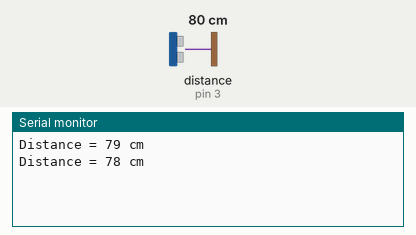
Simulated run of this sketch. Board: Arduino Uno, built with avr-gcc and run on an emulated ATmega328P. Parts: the last lines printed to the serial monitor. Wiring (inferred from the names in the program): ultrasonic range finder: trigger pin 2; echo pin 3. Inputs (shaded band) come from the test bench; at power-on: distance to the obstacle (sensor on pin 3) 80 cm. The echo pulse lasts 58.3 µs per cm; storage starts empty; the audio player accepts every command and is not drawn.

Above: at 6.3 s.
6.4 s: distance to the obstacle (sensor on pin 3) set to 2 cm
At 12.2 s:
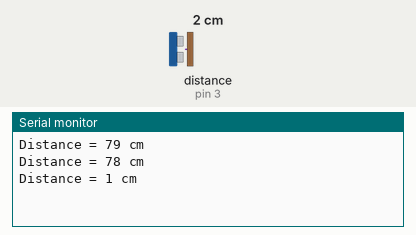
12.5 s: distance to the obstacle (sensor on pin 3) set to 83 cm
At 17.4 s:
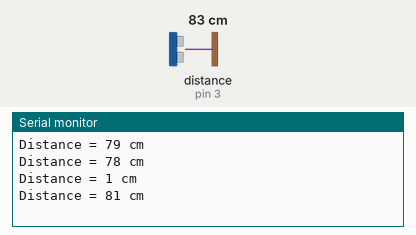
23.5 s: distance to the obstacle (sensor on pin 3) set to 4 cm
At 24.5 s:
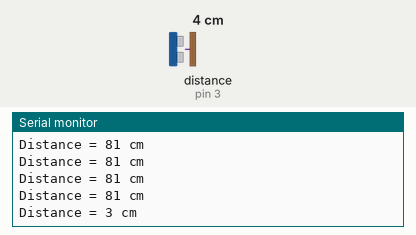
34.5 s: distance to the obstacle (sensor on pin 3) set to 18 cm
At 35.4 s:
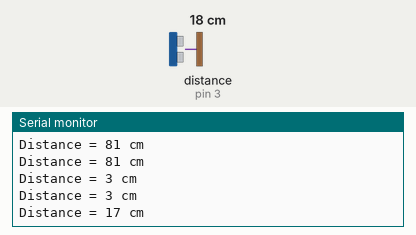
45.5 s: distance to the obstacle (sensor on pin 3) set to 9 cm
At 46.3 s:
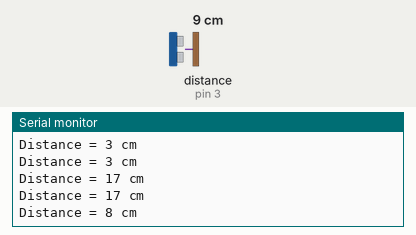
Timing chart, 0 to 48.5 s (numbered marks = the images above; inputs shaded):
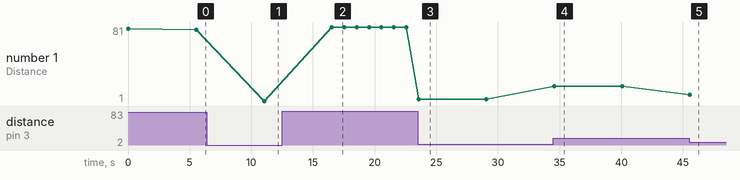

Measured:
- after the input at 6.4 s, the serial monitor: prints a new line after 4.6 s (image 1)
- after the input at 12.5 s, the serial monitor: prints a new line after 4.0 s (image 2)
- after the input at 23.5 s, the serial monitor: prints a new line after 0.07 s (image 3)
- after the input at 34.5 s, the serial monitor: prints a new line after 0.07 s (image 4)
- after the input at 45.5 s, the serial monitor: prints a new line after 0.08 s (image 5)
- plotted number 1: 78 → 1 after the input at 6.4 s, 1 → 81 after the input at 12.5 s, 81 → 3 after the input at 23.5 s, 3 → 17 after the input at 34.5 s, 17 → 8 after the input at 45.5 s

The sketch:

Arduino_Project.ino
```cpp
#define trigPin 2
#define echoPin 3

#include <SD.h>
#define SD_ChipSelectPin 10
#include <TMRpcm.h>
#include <SPI.h>

// Define variables:
long duration;
int distance;

TMRpcm tmrpcm;

void setup() {
  // Define inputs and outputs:
  pinMode(trigPin, OUTPUT);
  pinMode(echoPin, INPUT);
  //Begin Serial communication at a baudrate of 9600:
  Serial.begin(9600);

tmrpcm.speakerPin= 9;
if(!SD.begin(SD_ChipSelectPin)) {
Serial.println("SD fail");
return; }

tmrpcm.setVolume(5);

}
void loop() {
  // Clear the trigPin by setting it LOW:
  digitalWrite(trigPin, LOW);
  delayMicroseconds(5);
  // Trigger the sensor by setting the trigPin high for 10 microseconds:
  digitalWrite(trigPin, HIGH);
  delayMicroseconds(10);
  digitalWrite(trigPin, LOW);
  // Read the echoPin, pulseIn() returns the duration (length of the pulse) in microseconds:
  duration = pulseIn(echoPin, HIGH);
  // Calculate the distance:
  distance= duration*0.034/2;
  // Print the distance on the Serial Monitor (Ctrl+Shift+M):
  Serial.print("Distance = ");
  if(distance >= 380)  {
  Serial.println("Out of range");
  }
  else {
  Serial.print(distance);
  Serial.println(" cm");
   }
    if (distance <=330 && distance >180) {
      tmrpcm.play("Tri.wav");
    }
    if (distance <=180 && distance > 80) {
      tmrpcm.play("Dva.wav");
    }

    if (distance <=80 )  {
    tmrpcm.play ("Stani.wav");
    delay(4500);
   }

    delay(1000);
   }
```
